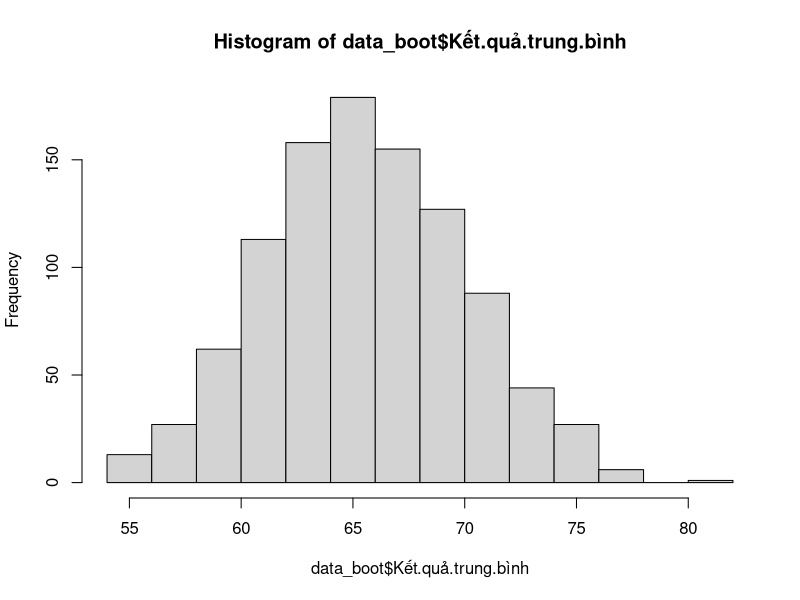
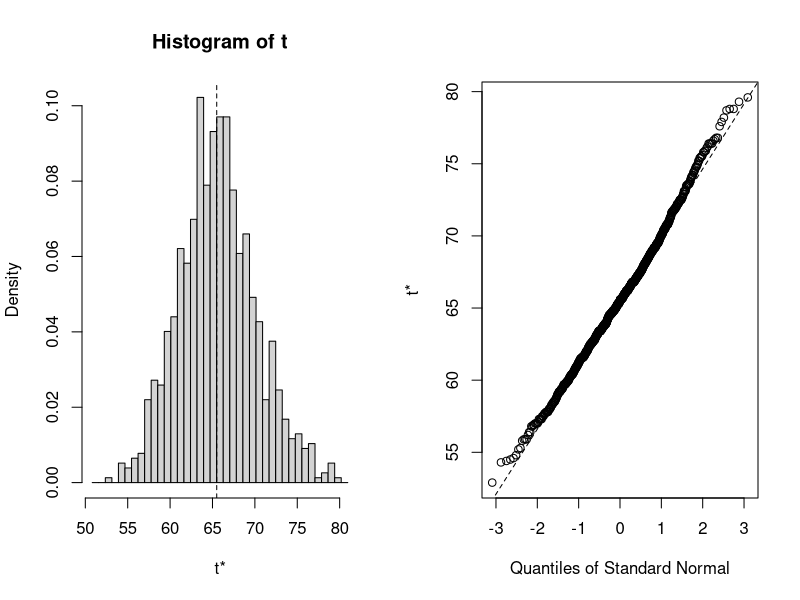

Recreate these plots in R, in order.
## ---- chunk 1
set.seed(123)

## Giả sử ta đo 10  người

can_nang <- c(60, 55, 71, 45, 89, 56, 73, 49, 69, 88)
## ---- chunk 2
## Kết quả trung bình từ mẫu quan sát

mean_mau_quan_sat <- mean(can_nang)

mean_mau_quan_sat
## ---- chunk 3
data_boot <- read.csv("data_boot.csv")

data_boot[, -1] -> data_boot_ok

data_boot[, 1] -> row.names(data_boot_ok)

data_boot_ok -> data_boot
## ---- chunk 4
hist(data_boot$Kết.quả.trung.bình)
## ---- chunk 5
library(boot)

can_nang <- c(60, 55, 71, 45, 89, 56, 73, 49, 69, 88)

can_nang_df <- as.data.frame(can_nang)

meanfun <- function(data, i){
               d <- data[i, ]
               return(mean(d))   
}

set.seed(123)
bo <- boot(data = can_nang_df, statistic = meanfun, R = 1000)

bo

plot(bo)

boot.ci(bo, conf = 0.95, type = "bca")
